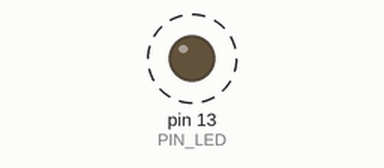
Bench run of a sketch on a simulated Arduino Uno, built with avr-gcc and run on an emulated ATmega328P. Shown: output pins drawn as LEDs (lit = HIGH). Dashed ring = blinking. What the sketch prints to the serial monitor is not drawn.

Above: at 0.5 s.
Timing chart, 0 to 4.6 s (numbered marks = the images above):
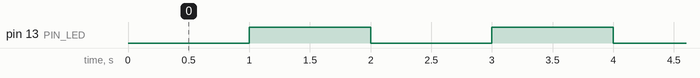

The sketch:

04_example_3.ino
```cpp
#define PIN_LED 13

void setup() {
  // put your setup code here, to run once:
  Serial.begin(115200);
  pinMode(PIN_LED, OUTPUT);
  Serial.println("Hello World");
}

void loop() {
  // put your main code here, to run repeatedly:
  digitalWrite(PIN_LED,0);
  delay(1000);
  digitalWrite(PIN_LED,1);
  delay(1000);
}
```

Measured:
- by itself, pin 13 (PIN_LED): alternates HIGH for 1.0 s and LOW for 1.0 s
